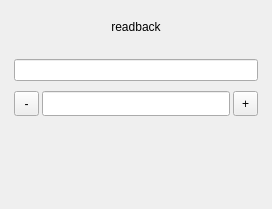
<?xml version="1.0" encoding="UTF-8"?>
<ui version="4.0">
 <class>Form</class>
 <widget class="QWidget" name="Form">
  <property name="geometry">
   <rect>
    <x>0</x>
    <y>0</y>
    <width>272</width>
    <height>209</height>
   </rect>
  </property>
  <property name="minimumSize">
   <size>
    <width>0</width>
    <height>0</height>
   </size>
  </property>
  <property name="windowTitle">
   <string>Form</string>
  </property>
  <property name="styleSheet">
   <string notr="true"/>
  </property>
  <layout class="QVBoxLayout" name="verticalLayout_2" stretch="0">
   <property name="spacing">
    <number>10</number>
   </property>
   <property name="leftMargin">
    <number>5</number>
   </property>
   <property name="topMargin">
    <number>5</number>
   </property>
   <property name="rightMargin">
    <number>5</number>
   </property>
   <property name="bottomMargin">
    <number>5</number>
   </property>
   <item>
    <widget class="QFrame" name="motion_frame">
     <property name="frameShape">
      <enum>QFrame::Box</enum>
     </property>
     <property name="lineWidth">
      <number>0</number>
     </property>
     <layout class="QHBoxLayout" name="set_layout" stretch="0">
      <property name="spacing">
       <number>5</number>
      </property>
      <item>
       <layout class="QVBoxLayout" name="value_layout" stretch="1,0,0,1,0,0">
        <property name="spacing">
         <number>10</number>
        </property>
        <item>
         <widget class="PyDMLabel" name="readback">
          <property name="sizePolicy">
           <sizepolicy hsizetype="Preferred" vsizetype="Fixed">
            <horstretch>0</horstretch>
            <verstretch>0</verstretch>
           </sizepolicy>
          </property>
          <property name="minimumSize">
           <size>
            <width>0</width>
            <height>25</height>
           </size>
          </property>
          <property name="toolTip">
           <string/>
          </property>
          <property name="whatsThis">
           <string/>
          </property>
          <property name="styleSheet">
           <string notr="true"/>
          </property>
          <property name="text">
           <string>readback</string>
          </property>
          <property name="alignment">
           <set>Qt::AlignCenter</set>
          </property>
          <property name="showUnits" stdset="0">
           <bool>true</bool>
          </property>
         </widget>
        </item>
        <item>
         <widget class="PyDMLineEdit" name="user_setpoint">
          <property name="maximumSize">
           <size>
            <width>0</width>
            <height>0</height>
           </size>
          </property>
          <property name="toolTip">
           <string/>
          </property>
         </widget>
        </item>
        <item>
         <widget class="PyDMLineEdit" name="setpoint">
          <property name="toolTip">
           <string/>
          </property>
         </widget>
        </item>
        <item>
         <layout class="QHBoxLayout" name="tweak_layout" stretch="0,1,0">
          <property name="spacing">
           <number>3</number>
          </property>
          <property name="topMargin">
           <number>0</number>
          </property>
          <property name="bottomMargin">
           <number>0</number>
          </property>
          <item>
           <widget class="QToolButton" name="tweak_negative">
            <property name="minimumSize">
             <size>
              <width>25</width>
              <height>25</height>
             </size>
            </property>
            <property name="text">
             <string>-</string>
            </property>
           </widget>
          </item>
          <item>
           <widget class="QLineEdit" name="tweak_value">
            <property name="minimumSize">
             <size>
              <width>60</width>
              <height>25</height>
             </size>
            </property>
            <property name="alignment">
             <set>Qt::AlignCenter</set>
            </property>
           </widget>
          </item>
          <item>
           <widget class="QToolButton" name="tweak_positive">
            <property name="minimumSize">
             <size>
              <width>25</width>
              <height>25</height>
             </size>
            </property>
            <property name="text">
             <string>+</string>
            </property>
           </widget>
          </item>
         </layout>
        </item>
        <item>
         <widget class="QLabel" name="status_label">
          <property name="text">
           <string/>
          </property>
          <property name="wordWrap">
           <bool>true</bool>
          </property>
         </widget>
        </item>
        <item>
         <spacer name="verticalSpacer_2">
          <property name="orientation">
           <enum>Qt::Vertical</enum>
          </property>
          <property name="sizeHint" stdset="0">
           <size>
            <width>20</width>
            <height>40</height>
           </size>
          </property>
         </spacer>
        </item>
       </layout>
      </item>
     </layout>
    </widget>
   </item>
  </layout>
 </widget>
 <customwidgets>
  <customwidget>
   <class>PyDMLabel</class>
   <extends>QLabel</extends>
   <header>pydm.widgets.label</header>
  </customwidget>
  <customwidget>
   <class>PyDMLineEdit</class>
   <extends>QLineEdit</extends>
   <header>pydm.widgets.line_edit</header>
  </customwidget>
 </customwidgets>
 <resources/>
 <connections/>
</ui>
